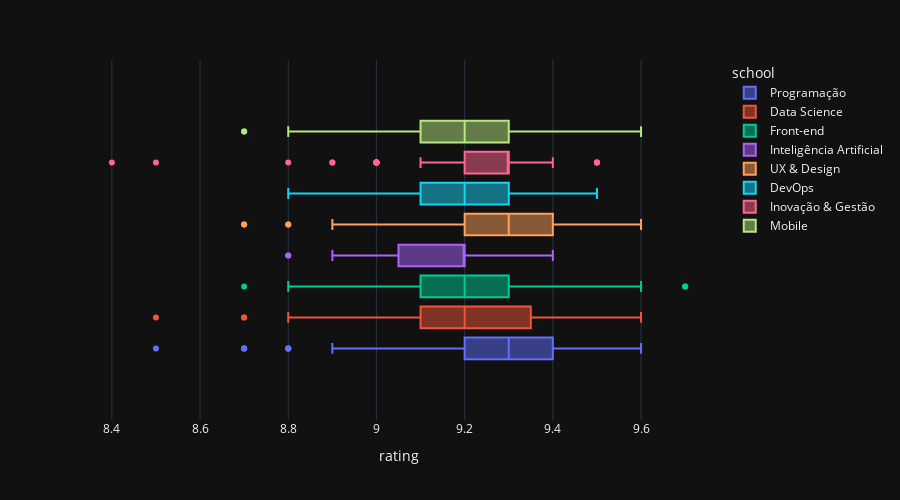

The code cell stored with this chart in its notebook:
### Code cell
px.box(df, x="rating", color="school", height=500)

### Figure 1 — Plotly figure (JSON) as saved in the notebook; plotly's stock layout.template omitted (floating-point values rounded to 4 significant figures; data arrays with more than 128 entries replaced by an {"elided": "..."} marker saying what was removed)
{"data": [{"alignmentgroup": "True", "hovertemplate": "school=Programação<br>rating=%{x}<extra></extra>", "legendgroup": "Programação", "marker": {"color": "#636efa"}, "name": "Programação", "notched": false, "offsetgroup": "Programação", "orientation": "h", "showlegend": true, "type": "box", "x": {"elided": "234 float values"}, "x0": " ", "xaxis": "x", "y0": " ", "yaxis": "y"}, {"alignmentgroup": "True", "hovertemplate": "school=Data Science<br>rating=%{x}<extra></extra>", "legendgroup": "Data Science", "marker": {"color": "#EF553B"}, "name": "Data Science", "notched": false, "offsetgroup": "Data Science", "orientation": "h", "showlegend": true, "type": "box", "x": {"elided": "252 float values"}, "x0": " ", "xaxis": "x", "y0": " ", "yaxis": "y"}, {"alignmentgroup": "True", "hovertemplate": "school=Front-end<br>rating=%{x}<extra></extra>", "legendgroup": "Front-end", "marker": {"color": "#00cc96"}, "name": "Front-end", "notched": false, "offsetgroup": "Front-end", "orientation": "h", "showlegend": true, "type": "box", "x": [9.3, 9.5, 9.5, 9.6, 9.7, 9.7, 9.3, 9.3, 9.3, 9.4, 9.2, 9.1, 9.2, 9.3, 9.2, 9.3, 9, 9.2, 9.3, 9.1, 9.1, 9.2, 9.1, 9.3, 9.2, 9.2, 9.1, 9.3, 9.3, 9.2, 9.3, 9.6, 9.3, 9.2, 9.4, 9, 9.2, 9.2, 9.3, 9.3, 9.2, 9.1, 9.3, 9.1, 9.2, 9.4, 9.2, 9.2, 9.2, 9.2, 9.3, 9.3, 9.2, 9, 9.1, 9.3, 9, 9, 9.1, 8.8, 9.1, 8.9, 9, 9.1, 9, 8.9, 9.2, 8.7, 9.2, null, 9.2, 9.2, 9.2, 9.1, 9.2, 9.2, 9.1, 9, 9.3, 9.4, 9.2, 9.3, 9.4, 9.3, 9, 9, 9.4, 9.3, 9.2, 9.2, 8.9, 9.3, 9.4, 9.4, 9, 9.4, 9.4, 9.4, 9.4, 9.2, 9.1, 8.9, 9.3, 9.6, 9.6, 9.3, 9.3, 9.2, 9.2, 9.2, 9.4, 9.3, 9.2, 9, 9.3, 9.5, 9.4, 9.4, 9.3, 8.9, 8.9, 9, 9.1, null, 9.4, 9.3, 9.3, 9.3], "x0": " ", "xaxis": "x", "y0": " ", "yaxis": "y"}, {"alignmentgroup": "True", "hovertemplate": "school=Inteligência Artificial<br>rating=%{x}<extra></extra>", "legendgroup": "Inteligência Artificial", "marker": {"color": "#ab63fa"}, "name": "Inteligência Artificial", "notched": false, "offsetgroup": "Inteligência Artificial", "orientation": "h", "showlegend": true, "type": "box", "x": [8.8, 9.2, 9.3, 9.2, 9.1, 9.1, 9.2, 9.3, 9.4, 9.1, 9.3, 9.1, 9, 9.2, 9.1, 9.2, 9.1, 9.2, 9.2, 9.2, 8.9, 9.1, 9.2, 9.3, 9, 8.8, 9.2, 9.1, 9.4, 8.9, 9.2, 9, 9, 9.3, 9, 9, 9.2, 9.3, 9.3, 9.2, 9.2, 9, 9.1, 9.1], "x0": " ", "xaxis": "x", "y0": " ", "yaxis": "y"}, {"alignmentgroup": "True", "hovertemplate": "school=UX & Design<br>rating=%{x}<extra></extra>", "legendgroup": "UX & Design", "marker": {"color": "#FFA15A"}, "name": "UX & Design", "notched": false, "offsetgroup": "UX & Design", "orientation": "h", "showlegend": true, "type": "box", "x": {"elided": "235 float values"}, "x0": " ", "xaxis": "x", "y0": " ", "yaxis": "y"}, {"alignmentgroup": "True", "hovertemplate": "school=DevOps<br>rating=%{x}<extra></extra>", "legendgroup": "DevOps", "marker": {"color": "#19d3f3"}, "name": "DevOps", "notched": false, "offsetgroup": "DevOps", "orientation": "h", "showlegend": true, "type": "box", "x": [9.3, 8.9, 9.2, 9.2, 8.9, 9.1, 9, 9, 9.1, 9.1, 9.4, 9.1, 9.2, 9.1, 9.2, 9.5, 8.9, 9.4, 9.3, 9.2, 9.3, 9.2, 9.2, 9.2, 9.3, 9.2, 9.2, 9, 9.1, 9.2, 9.2, 9.2, 9.3, 9.2, 9.3, 9.3, 9.2, 9.3, 9.4, 9.4, 9.3, 9.3, 9.4, 9.5, 9.5, 9.4, 8.9, 9.1, 9.1, 9.1, 9.1, 9.4, 9.1, 9.3, 9.2, 9.2, 9.3, 9.1, 9.1, 9.2, 9.1, 9, 9.1, 8.9, 9.3, 9.2, 9.3, 9.3, 9.3, 9.3, 9.3, 9.1, 9.3, 9.3, 9.2, 9.2, 9.1, 9.3, 9, 9.2, 8.9, 9.3, 9.2, 9.2, 9.2, 9.2, 9.2, 9.3, 9.3, 9.3, 9.2, 9.2, 9.3, 9.3, 9.2, 9.1, 9, 9.1, 9.5, 9.4, 9.4, 9.2, 8.8, 9.2, 9.3, 9.1, 9.1, 9.2, 9.2, 9, 9.1, 9, 9.3, 9.4, 9.3, 9.3, 8.9, 9.4, 9.2, 9.3, 9.3, 9.2, 9.2, 9.3, 9.4, 9.2, 9.2, 9.3], "x0": " ", "xaxis": "x", "y0": " ", "yaxis": "y"}, {"alignmentgroup": "True", "hovertemplate": "school=Inovação & Gestão<br>rating=%{x}<extra></extra>", "legendgroup": "Inovação & Gestão", "marker": {"color": "#FF6692"}, "name": "Inovação & Gestão", "notched": false, "offsetgroup": "Inovação & Gestão", "orientation": "h", "showlegend": true, "type": "box", "x": {"elided": "291 float values"}, "x0": " ", "xaxis": "x", "y0": " ", "yaxis": "y"}, {"alignmentgroup": "True", "hovertemplate": "school=Mobile<br>rating=%{x}<extra></extra>", "legendgroup": "Mobile", "marker": {"color": "#B6E880"}, "name": "Mobile", "notched": false, "offsetgroup": "Mobile", "orientation": "h", "showlegend": true, "type": "box", "x": [9.3, 9.2, 9.1, 9.2, 9.3, 9.3, 9.3, 9.1, 9.2, 9, 9.3, 9.1, 8.9, 8.7, 9.1, 8.8, 9.1, 9, null, 9.2, 9.1, 9.2, 9.1, 9.2, 9.2, 9.3, 8.8, 9.1, 8.8, 9.2, 9.6, 9.5, 9.3, 8.8, 8.8, 9.2, 9.4, 9.3, 9.2, 9.1, 9.2, 8.8, 9.3, 9.4, 9.4, 9.3, 9.1, 9.2, 9.1, 8.9, 8.8, 8.9, 9.2, 9.4, 9.4, 9.3, 9.3, 9.3, 9.2, 9.3, 9.3, 9.5, 9.4, 9.4, 9.4, 9.3, 8.9, 9.1, 9.3, 9.1, 9.2, 9.1, 9, 9.2, 9.2, 9.3, 9.3, 9.3, 9.3, 9.2, 8.9, 9.3, 9.4, 9.2, 9.3, 9.1, 9.3, 9.3, 9.2, 9.2, 8.7, 9.5, 9.5, 9.3, 9.2, 9.3, 9, 9.1, 9.4, 9.1, 9.1, 8.9, 8.8, 9.4, 9.4, 9, 8.9, 9, 9, 9.1, 9.1, 9.1, 9.1, 9.4, 9.1, 9.4, 9.3, 9.3, 9.4, 9.2, 9.2, 9.3, 9, 9.2, 9, 9.1, 9.2, 9.2], "x0": " ", "xaxis": "x", "y0": " ", "yaxis": "y"}], "layout": {"boxmode": "group", "height": 500, "legend": {"title": {"text": "school"}, "tracegroupgap": 0}, "margin": {"t": 60}, "xaxis": {"anchor": "y", "domain": [0, 1], "title": {"text": "rating"}}, "yaxis": {"anchor": "x", "domain": [0, 1]}}}
